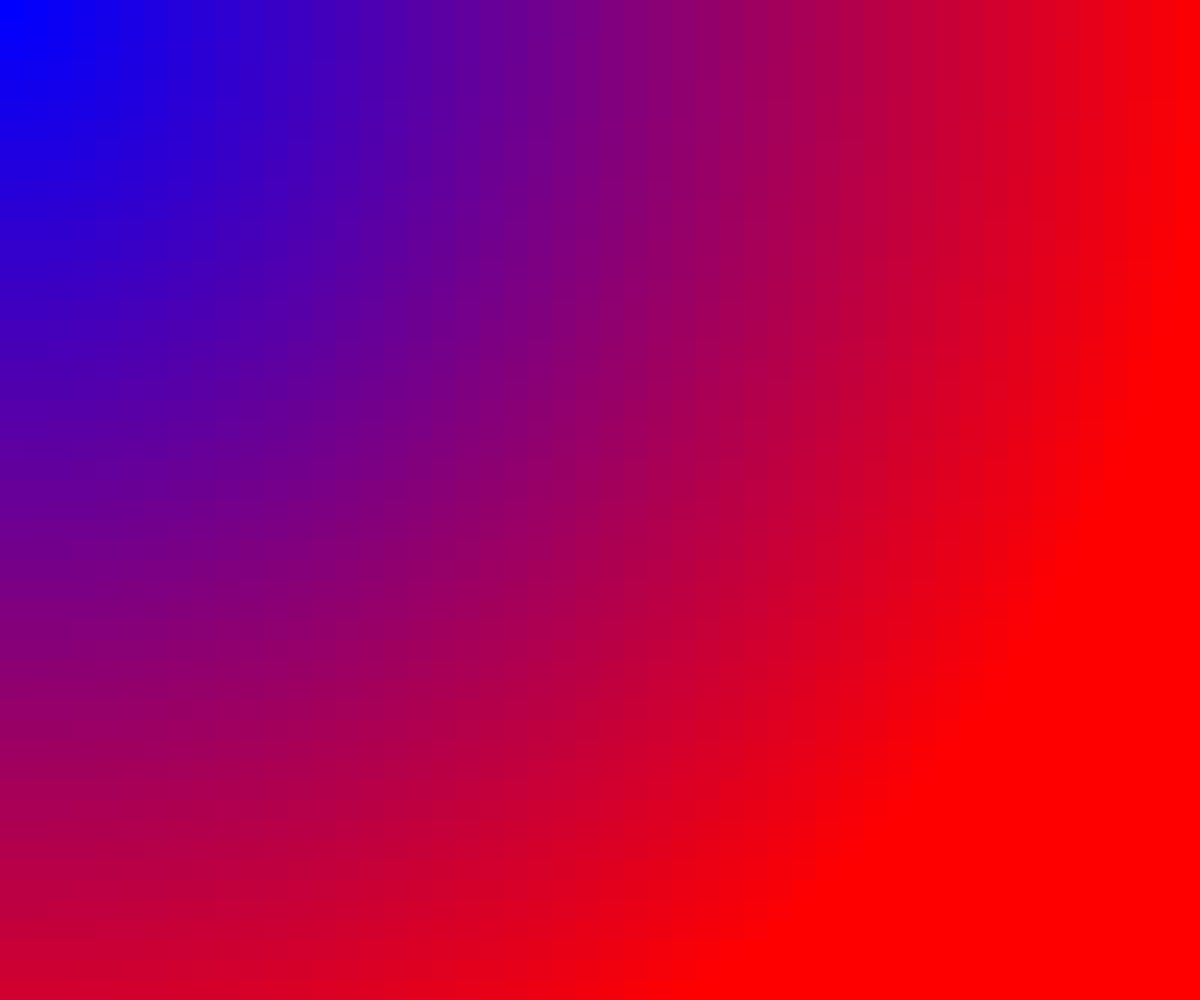
Frame 1 (no input)
Frame 60 (no input): identical to frame 1, image omitted
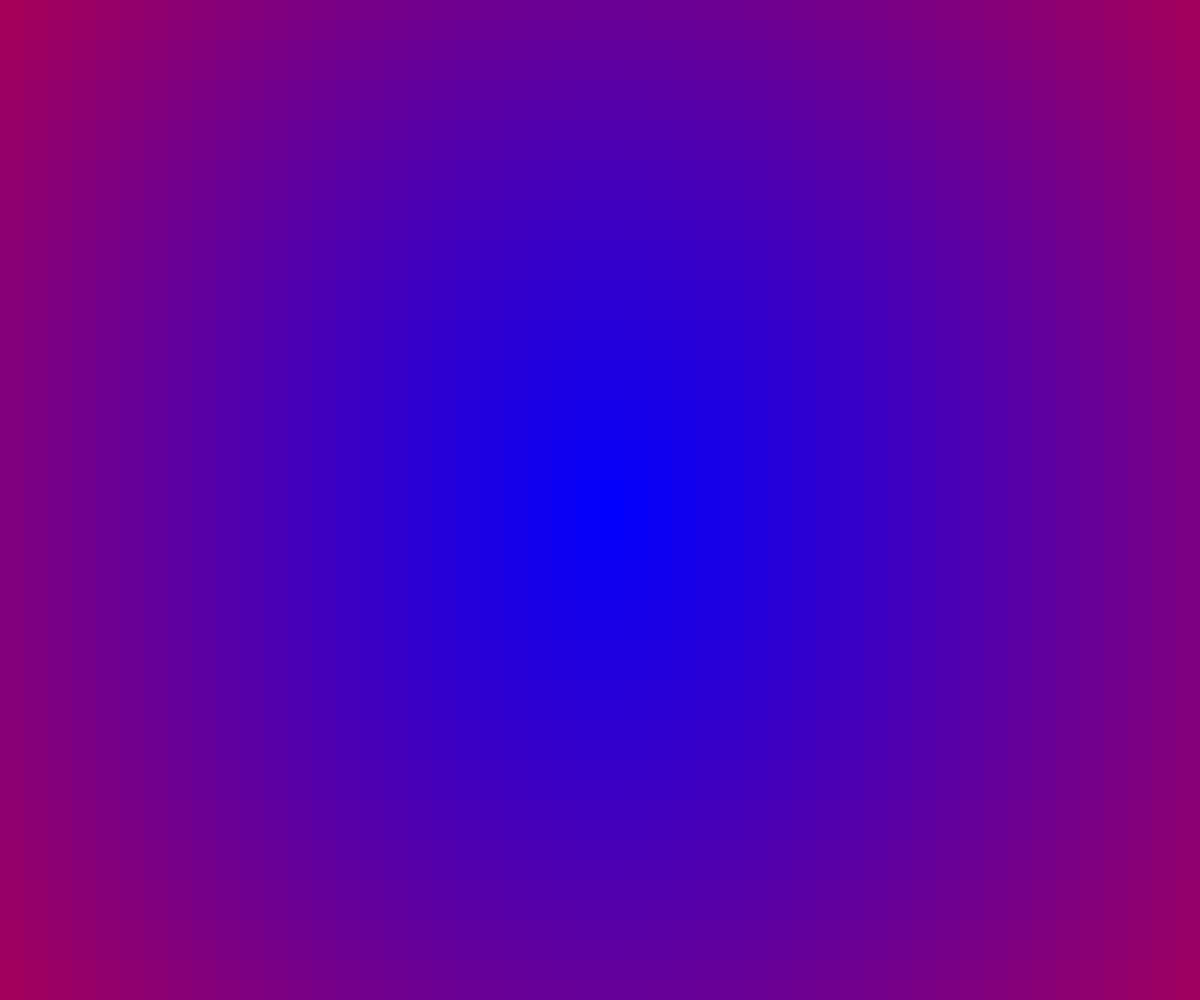
Frame 120 (the mouse pressed at the canvas centre since frame 60)

The p5.js sketch that drew these frames (run headless with seeded random() and noise() and a simulated clock; from frame 60 on, the mouse is pressed at the canvas centre):

// p5.js sketch
// ── sketch.js
let numRows = 20, numCols = 20
let sliderX, sliderY

function setup() {
  createCanvas(windowWidth, windowHeight);

  sliderX = createSlider(1, 50)
  sliderY = createSlider(1, 50)

  noStroke()
}

let counter = 0
function draw() {
  background(220, 50);

  numCols = sliderX.value()
  numRows = sliderY.value()


  for (let x = 0; x < numCols; x++) {
    for (let y = 0; y < numRows; y++) {


      let d = dist(mouseX, mouseY, x * width / numCols, y * height / numRows )

      let r = map(d, 0, width, 0,255)
      let b = map(d, 0, width, 255,0)

      fill(r, 0, b)
      // if(mouseX > x * width / numCols && 
      //   mouseX < (x + 1) * width / numCols && 
      //   mouseY > y * height / numRows && 
      //   mouseY < (y+1) *height / numRows) {
      //   fill(255, 0, 0)
      // }

      // else {
      //   fill(255);
      // }

      rect(x * width / numCols, y * height / numRows , width / numCols, height / numRows)

    }

  }

  counter += 0.05

  print(mouseX)
}
